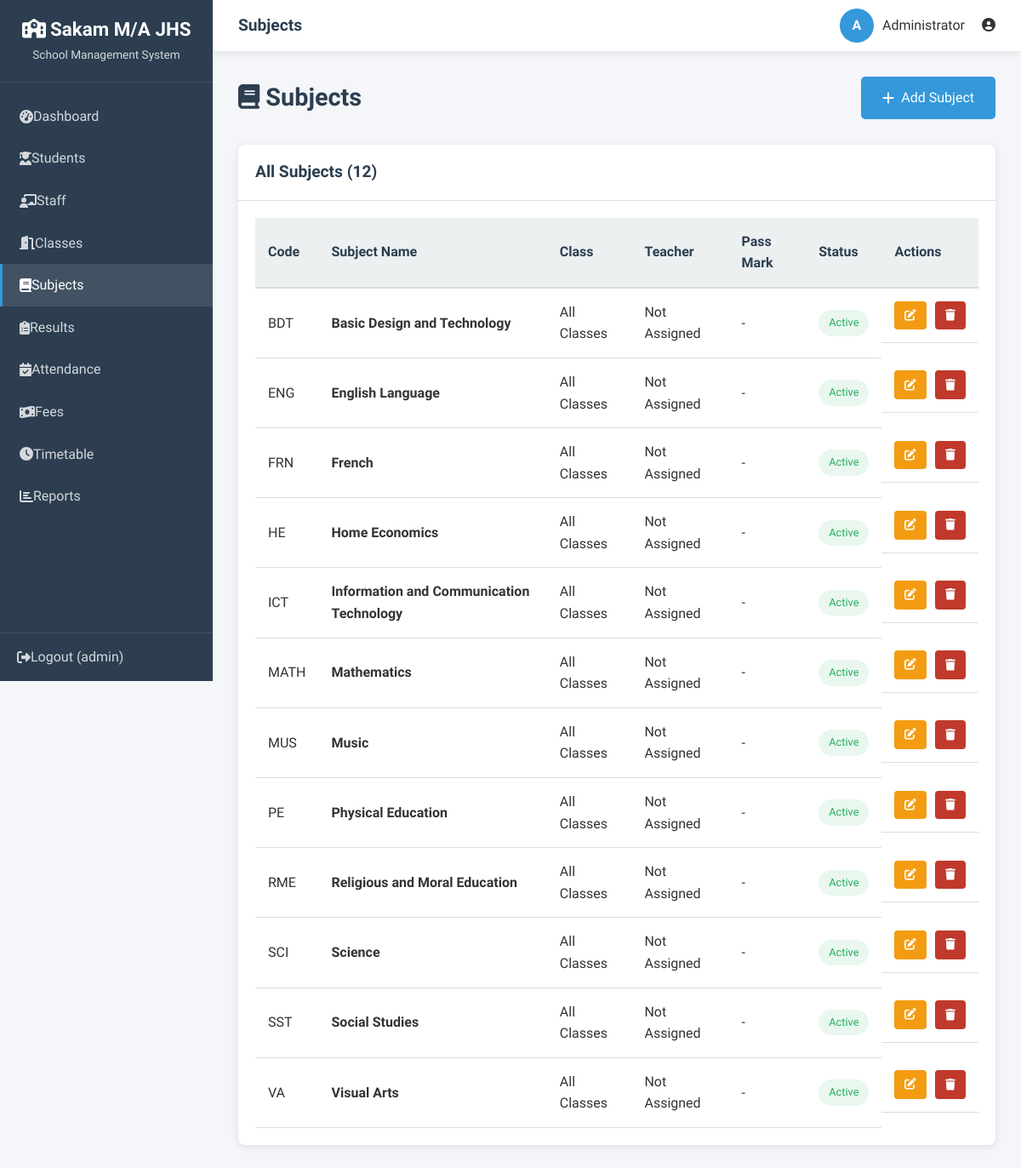
The app's page /admin/subjects.php (signed in) with its own data.
### tables this page shows
CREATE TABLE IF NOT EXISTS subjects (
    id INT AUTO_INCREMENT PRIMARY KEY,
    subject_name VARCHAR(100) NOT NULL UNIQUE,
    subject_code VARCHAR(20),
    teacher_id INT,
    class_id INT,
    pass_mark INT DEFAULT 40,
    description TEXT,
    status ENUM('Active','Inactive') DEFAULT 'Active',
    created_at TIMESTAMP DEFAULT CURRENT_TIMESTAMP,
    FOREIGN KEY (teacher_id) REFERENCES teachers(id) ON DELETE SET NULL,
    FOREIGN KEY (class_id) REFERENCES classes(id) ON DELETE SET NULL
);

### includes/db.php (called while the page is built, shortened)
<?php
require_once dirname(__DIR__) . '/config.php';
function getDB() {
    static $db = null;
    if ($db === null) {
        $db = new mysqli(DB_HOST, DB_USER, DB_PASS, DB_NAME);
        $db->set_charset("utf8mb4");
    }
    return $db;
}
function executeQuery($sql, $params = []) {
    $db = getDB();
    $stmt = $db->prepare($sql);
    $stmt->execute();
    return $stmt;
}
function fetchAll($sql, $params = []) {
    $stmt = executeQuery($sql, $params);
    $result = $stmt->get_result();
    $rows = [];
    while ($row = $result->fetch_assoc()) {
        $rows[] = $row;
    }
    return $rows;
}

### config.php (called while the page is built, shortened)
<?php
function escapeHTML($input) {
    return htmlspecialchars($input, ENT_QUOTES, 'UTF-8');
}

### admin/subjects.php (the view, shortened to what this page needs)
<?php
$subjects = fetchAll("
    SELECT s.*, t.first_name as teacher_first_name, t.last_name as teacher_last_name,
           c.class_name
    FROM subjects s
    LEFT JOIN teachers t ON s.teacher_id = t.id
    LEFT JOIN classes c ON s.class_id = c.id
    ORDER BY s.subject_name
");
include '../includes/header.php';
?>
<div class="page-header">
    <h1><i class="fas fa-book"></i> Subjects</h1>
    <a href="add_subject.php" class="btn btn-primary">
        <i class="fas fa-plus"></i> Add Subject
    </a>
</div>
<div class="card">
    <div class="card-header">
        <h3>All Subjects (<?php echo count($subjects); ?>)</h3>
    </div>
    <div class="card-body">
        <?php if (empty($subjects)): ?>
        <div class="empty-state">
            <i class="fas fa-book"></i>
            <h3>No subjects yet</h3>
            <p>Add your first subject to get started.</p>
            <a href="add_subject.php" class="btn btn-primary mt-2">Add Subject</a>
        </div>
        <?php else: ?>
        <div class="table-container">
            <table>
                <thead>
                    <tr>
                        <th>Code</th>
                        <th>Subject Name</th>
                        <th>Class</th>
                        <th>Teacher</th>
                        <th>Pass Mark</th>
                        <th>Status</th>
                        <th>Actions</th>
                    </tr>
                </thead>
                <tbody>
                    <?php foreach ($subjects as $subject): ?>
                    <tr>
                        <td><?php echo escapeHTML($subject['subject_code']); ?></td>
                        <td><strong><?php echo escapeHTML($subject['subject_name']); ?></strong></td>
                        <td><?php echo $subject['class_id'] ? escapeHTML($subject['class_name']) : 'All Classes'; ?></td>
                        <td><?php echo $subject['teacher_first_name'] ? escapeHTML($subject['teacher_first_name'] . ' ' . $subject['teacher_last_name']) : 'Not Assigned'; ?></td>
                        <td>-</td>
                        <td>
                            <span class="badge badge-success">Active</span>
                        </td>
                        <td class="table-actions">
                            <a href="edit_subject.php?id=<?php echo $subject['id']; ?>" class="edit-btn" title="Edit">
                                <i class="fas fa-edit"></i>
                            </a>
                            <button onclick="deleteRecord(<?php echo $subject['id']; ?>)" class="delete-btn" title="Delete">
                                <i class="fas fa-trash"></i>
                            </button>
                        </td>
                    </tr>
                    <?php endforeach; ?>
                </tbody>
            </table>
        </div>
        <?php endif; ?>
    </div>
</div>
<?php
include '../includes/footer.php';
?>

### css/style.css (style rules this page uses)
:root { --primary-color: #2c3e50; --secondary-color: #3498db; --accent-color: #e74c3c; --success-color: #27ae60; --warning-color: #f39c12; --danger-color: #c0392b; --light-color: #ecf0f1; --dark-color: #2c3e50; --text-color: #333; --text-muted: #7f8c8d; --border-color: #ddd; --shadow: 0 2px 10px rgba(0, 0, 0, 0.1); --transition: all 0.3s ease; --sidebar-width: 250px; --header-height: 60px; }
* { margin: 0; padding: 0; box-sizing: border-box; }
html { font-size: 16px; scroll-behavior: smooth; }
body { font-family: 'Segoe UI', Tahoma, Geneva, Verdana, sans-serif; line-height: 1.6; color: var(--text-color); background-color: #f5f6fa; min-height: 100vh; }
a { text-decoration: none; color: inherit; }
h1, h2, h3, h4, h5, h6 { font-weight: 600; line-height: 1.3; color: var(--dark-color); }
.page-header { display: flex; justify-content: space-between; align-items: center; margin-bottom: 30px; }
.page-header h1 { font-size: 1.8rem; }
.card { background: white; border-radius: 8px; box-shadow: var(--shadow); overflow: hidden; margin-bottom: 25px; }
.card-header { padding: 20px; border-bottom: 1px solid var(--border-color); display: flex; justify-content: space-between; align-items: center; }
.card-header h3 { font-size: 1.2rem; }
.card-body { padding: 20px; }
.btn { display: inline-flex; align-items: center; justify-content: center; gap: 8px; padding: 12px 25px; border: none; border-radius: 5px; font-size: 1rem; font-weight: 500; cursor: pointer; transition: var(--transition); }
.btn-primary { background: var(--secondary-color); color: white; }
.table-container { overflow-x: auto; }
table { width: 100%; border-collapse: collapse; }
table thead { background: var(--light-color); }
table th { padding: 15px; text-align: left; font-weight: 600; color: var(--dark-color); border-bottom: 2px solid var(--border-color); }
table td { padding: 15px; border-bottom: 1px solid var(--border-color); }
table tbody tr { transition: var(--transition); }
.table-actions { display: flex; gap: 10px; }
.table-actions a, .table-actions button { padding: 6px 12px; border-radius: 4px; font-size: 0.85rem; cursor: pointer; border: none; transition: var(--transition); }
.table-actions .edit-btn { background: var(--warning-color); color: white; }
.table-actions .delete-btn { background: var(--danger-color); color: white; }
.badge { display: inline-block; padding: 5px 12px; border-radius: 20px; font-size: 0.8rem; font-weight: 500; }
.badge-success { background: rgba(39, 174, 96, 0.1); color: var(--success-color); }

### records on screen
subjects: subject_code "BDT", subject_name "Basic Design and Technology", shows "All Classes"
subjects: subject_code "ENG", subject_name "English Language", shows "All Classes"
subjects: subject_code "FRN", subject_name "French", shows "All Classes"
subjects: subject_code "HE", subject_name "Home Economics", shows "All Classes"
subjects: subject_code "ICT", subject_name "Information and Communication Technology", shows "All Classes"
subjects: subject_code "MATH", subject_name "Mathematics", shows "All Classes"
subjects: subject_code "MUS", subject_name "Music", shows "All Classes"
subjects: subject_code "PE", subject_name "Physical Education", shows "All Classes"
subjects: subject_code "RME", subject_name "Religious and Moral Education", shows "All Classes"
subjects: subject_code "SCI", subject_name "Science", shows "All Classes"
subjects: subject_code "SST", subject_name "Social Studies", shows "All Classes"
subjects: subject_code "VA", subject_name "Visual Arts", shows "All Classes"

### other values on screen
SITE_NAME "Sakam M/A JHS"
escapeHTML($userName) "admin"
$pageTitle "Subjects"
substr($fullName, 0, 1) "A"
escapeHTML($fullName) "Administrator"
count($subjects) "12"
